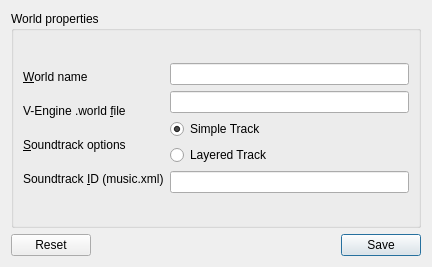
<?xml version="1.0" encoding="UTF-8"?>
<ui version="4.0">
 <class>WorldSettings</class>
 <widget class="QWidget" name="WorldSettings">
  <property name="geometry">
   <rect>
    <x>0</x>
    <y>0</y>
    <width>432</width>
    <height>267</height>
   </rect>
  </property>
  <property name="windowTitle">
   <string>Form</string>
  </property>
  <layout class="QVBoxLayout" name="verticalLayout">
   <item>
    <widget class="QGroupBox" name="groupBox">
     <property name="title">
      <string>World properties</string>
     </property>
     <layout class="QVBoxLayout" name="verticalLayout_5">
      <item>
       <layout class="QHBoxLayout" name="horizontalLayout">
        <item>
         <layout class="QVBoxLayout" name="verticalLayout_2">
          <item>
           <widget class="QLabel" name="label">
            <property name="text">
             <string>&amp;World name</string>
            </property>
            <property name="buddy">
             <cstring>lineEditWorldName</cstring>
            </property>
           </widget>
          </item>
          <item>
           <widget class="QLabel" name="label_3">
            <property name="text">
             <string>V-Engine .world &amp;file</string>
            </property>
            <property name="buddy">
             <cstring>lineEditWorldFile</cstring>
            </property>
           </widget>
          </item>
          <item>
           <widget class="QLabel" name="label_2">
            <property name="text">
             <string>&amp;Soundtrack options</string>
            </property>
            <property name="buddy">
             <cstring>radioButtonSimple</cstring>
            </property>
           </widget>
          </item>
          <item>
           <widget class="QLabel" name="label_4">
            <property name="text">
             <string>Soundtrack &amp;ID (music.xml)</string>
            </property>
            <property name="buddy">
             <cstring>lineEditSoundtrackID</cstring>
            </property>
           </widget>
          </item>
         </layout>
        </item>
        <item>
         <layout class="QVBoxLayout" name="verticalLayout_4">
          <item>
           <widget class="QLineEdit" name="lineEditWorldName"/>
          </item>
          <item>
           <widget class="QLineEdit" name="lineEditWorldFile"/>
          </item>
          <item>
           <layout class="QVBoxLayout" name="verticalLayout_3">
            <item>
             <widget class="QRadioButton" name="radioButtonSimple">
              <property name="text">
               <string>Simple Track</string>
              </property>
              <property name="checked">
               <bool>true</bool>
              </property>
             </widget>
            </item>
            <item>
             <widget class="QRadioButton" name="radioButtonLayered">
              <property name="text">
               <string>Layered Track</string>
              </property>
             </widget>
            </item>
           </layout>
          </item>
          <item>
           <widget class="QLineEdit" name="lineEditSoundtrackID"/>
          </item>
         </layout>
        </item>
       </layout>
      </item>
     </layout>
    </widget>
   </item>
   <item>
    <widget class="QDialogButtonBox" name="buttonBox">
     <property name="locale">
      <locale language="English" country="UnitedStates"/>
     </property>
     <property name="standardButtons">
      <set>QDialogButtonBox::Reset|QDialogButtonBox::Save</set>
     </property>
    </widget>
   </item>
  </layout>
 </widget>
 <tabstops>
  <tabstop>lineEditWorldName</tabstop>
  <tabstop>lineEditWorldFile</tabstop>
  <tabstop>radioButtonSimple</tabstop>
  <tabstop>radioButtonLayered</tabstop>
  <tabstop>lineEditSoundtrackID</tabstop>
  <tabstop>buttonBox</tabstop>
 </tabstops>
 <resources/>
 <connections/>
</ui>
